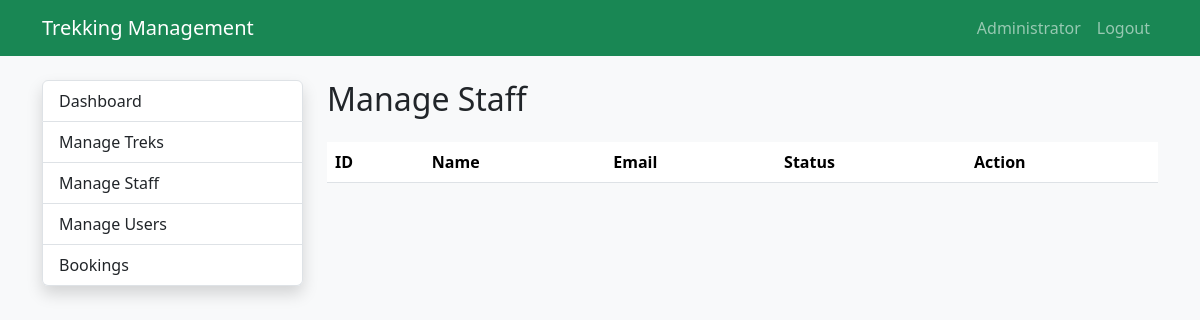
The app's page /admin/staff (signed in), older data.
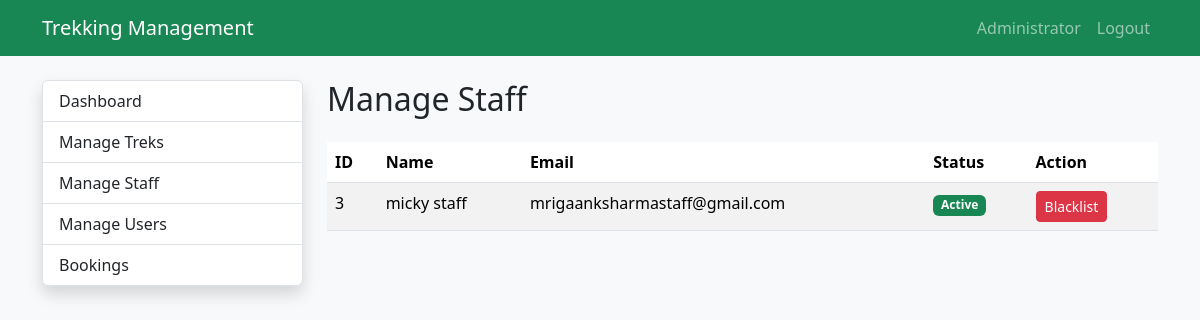
The same page, newer data.
### app/models.py (models this page shows)
class User(UserMixin,db.Model):
    __tablename__="users"
    id=db.Column(db.Integer,primary_key=True)
    name=db.Column(db.String(100),nullable=False)
    email=db.Column(db.String(120),unique=True,nullable=False)
    password=db.Column(db.String(255),nullable=False)
    phone=db.Column(db.String(15))
    role=db.Column(db.String(20),nullable=False)
    status=db.Column(db.String(20),default="active")
    created_at=db.Column(db.DateTime,default=datetime.utcnow)
    assigned_treks=db.relationship(
        "Trek",
        foreign_keys="Trek.staff_id",
        backref="staff",
        lazy=True
    )
    bookings=db.relationship(
        "Booking",
        backref="user",
        lazy=True
    )

### app/admin/staff.py (the view)
@admin_bp.route("/staff")
@login_required
@admin_required
def manage_staff():
    staff = User.query.filter_by(
        role="staff"
    ).all()
    return render_template(
        "admin/staff.html",
        staff=staff
    )

### app/extensions.py (called while the page is built)
@login_manager.user_loader
def load_user(user_id):
    return User.query.get(int(user_id))

### app/templates/admin/staff.html
{% extends 'admin/layout.html' %}
{% block admin_content %}
<h2 class="mb-4">
Manage Staff
</h2>
<table class="table table-striped">
<thead>
<tr>
<th>ID</th>
<th>Name</th>
<th>Email</th>
<th>Status</th>
<th>Action</th>
</tr>
</thead>
<tbody>
{% for member in staff %}
<tr>
<td>{{ member.id }}</td>
<td>{{ member.name }}</td>
<td>{{ member.email }}</td>
<td>
{% if member.status=="pending" %}
<span class="badge bg-warning">
Pending
</span>
{% elif member.status=="active" %}
<span class="badge bg-success">
Active
</span>
{% else %}
<span class="badge bg-danger">
Blacklisted
</span>
{% endif %}
</td>
<td>
{% if member.status=="pending" %}
<a
class="btn btn-success btn-sm"
href="{{ url_for('admin.approve_staff',user_id=member.id) }}">
Approve
</a>
{% elif member.status=="active" %}
<a
class="btn btn-danger btn-sm"
href="{{ url_for('admin.blacklist_staff',user_id=member.id) }}">
Blacklist
</a>
{% else %}
<a
class="btn btn-primary btn-sm"
href="{{ url_for('admin.reactivate_staff',user_id=member.id) }}">
Reactivate
</a>
{% endif %}
</td>
</tr>
{% endfor %}
</tbody>
</table>
{% endblock %}

Row changes from the older to the newer data that the page shows:
added User: id "3", name "micky staff", email "mrigaanksharmastaff@gmail.com", status "Active"
